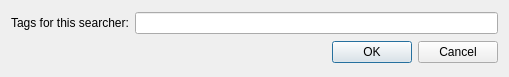
<?xml version="1.0" encoding="UTF-8"?>
<ui version="4.0">
 <class>TagsAsker</class>
 <widget class="QDialog" name="TagsAsker">
  <property name="geometry">
   <rect>
    <x>0</x>
    <y>0</y>
    <width>509</width>
    <height>77</height>
   </rect>
  </property>
  <property name="windowTitle">
   <string notr="true">LeechCraft</string>
  </property>
  <layout class="QVBoxLayout" name="verticalLayout">
   <item>
    <layout class="QHBoxLayout" name="horizontalLayout">
     <item>
      <widget class="QLabel" name="label">
       <property name="text">
        <string>Tags for this searcher:</string>
       </property>
      </widget>
     </item>
     <item>
      <widget class="LeechCraft::Util::TagsLineEdit" name="Tags_"/>
     </item>
    </layout>
   </item>
   <item>
    <widget class="QDialogButtonBox" name="buttonBox">
     <property name="orientation">
      <enum>Qt::Horizontal</enum>
     </property>
     <property name="standardButtons">
      <set>QDialogButtonBox::Cancel|QDialogButtonBox::Ok</set>
     </property>
    </widget>
   </item>
  </layout>
 </widget>
 <customwidgets>
  <customwidget>
   <class>LeechCraft::Util::TagsLineEdit</class>
   <extends>QLineEdit</extends>
   <header location="global">util/tagslineedit.h</header>
  </customwidget>
 </customwidgets>
 <resources/>
 <connections>
  <connection>
   <sender>buttonBox</sender>
   <signal>accepted()</signal>
   <receiver>TagsAsker</receiver>
   <slot>accept()</slot>
   <hints>
    <hint type="sourcelabel">
     <x>248</x>
     <y>254</y>
    </hint>
    <hint type="destinationlabel">
     <x>157</x>
     <y>274</y>
    </hint>
   </hints>
  </connection>
  <connection>
   <sender>buttonBox</sender>
   <signal>rejected()</signal>
   <receiver>TagsAsker</receiver>
   <slot>reject()</slot>
   <hints>
    <hint type="sourcelabel">
     <x>316</x>
     <y>260</y>
    </hint>
    <hint type="destinationlabel">
     <x>286</x>
     <y>274</y>
    </hint>
   </hints>
  </connection>
 </connections>
</ui>
